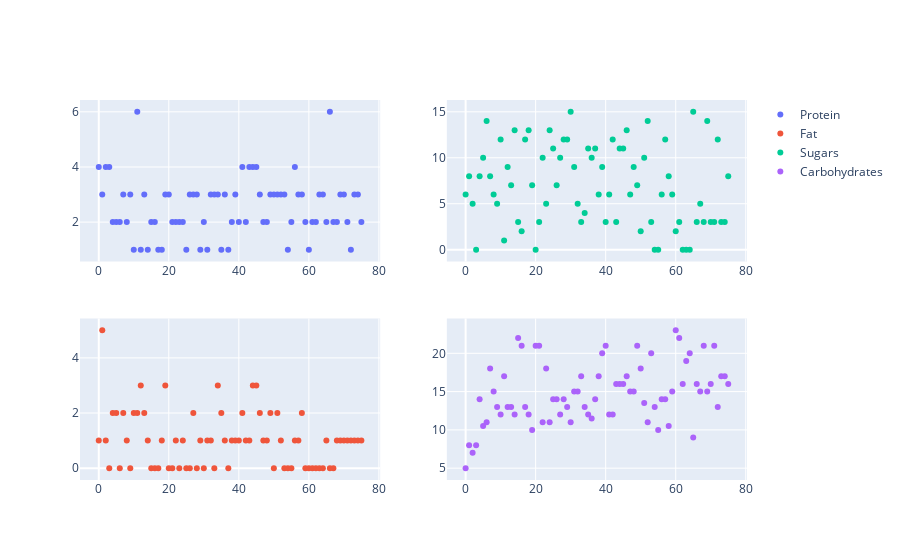

Notebook code for this chart:
### Markdown cell above
Visualization

### Code cell
fig = make_subplots(rows = 2, cols = 2)
fig.add_trace(go.Scatter(x = [i for i in range(len(df["protein"]))], y = df["protein"], mode = "markers", name = "Protein"), row = 1, col = 1)
fig.add_trace(go.Scatter(x = [i for i in range(len(df["fat"]))], y = df["fat"], mode = "markers", name = "Fat"), row = 2, col = 1)
fig.add_trace(go.Scatter(x = [i for i in range(len(df["sugars"]))], y = df["sugars"], mode = "markers", name = "Sugars"), row = 1, col = 2)
fig.add_trace(go.Scatter(x = [i for i in range(len(df["carbo"]))], y = df["carbo"], mode = "markers", name = "Carbohydrates"), row = 2, col = 2)
fig.show()

### Figure 1 — Plotly figure (JSON) as saved in the notebook; plotly's stock layout.template omitted (floating-point values rounded to 4 significant figures)
{"data": [{"mode": "markers", "name": "Protein", "type": "scatter", "x": [0, 1, 2, 3, 4, 5, 6, 7, 8, 9, 10, 11, 12, 13, 14, 15, 16, 17, 18, 19, 20, 21, 22, 23, 24, 25, 26, 27, 28, 29, 30, 31, 32, 33, 34, 35, 36, 37, 38, 39, 40, 41, 42, 43, 44, 45, 46, 47, 48, 49, 50, 51, 52, 53, 54, 55, 56, 57, 58, 59, 60, 61, 62, 63, 64, 65, 66, 67, 68, 69, 70, 71, 72, 73, 74, 75], "xaxis": "x", "y": [4, 3, 4, 4, 2, 2, 2, 3, 2, 3, 1, 6, 1, 3, 1, 2, 2, 1, 1, 3, 3, 2, 2, 2, 2, 1, 3, 3, 3, 1, 2, 1, 3, 3, 3, 1, 3, 1, 2, 3, 2, 4, 2, 4, 4, 4, 3, 2, 2, 3, 3, 3, 3, 3, 1, 2, 4, 3, 3, 2, 1, 2, 2, 3, 3, 2, 6, 2, 2, 3, 3, 2, 1, 3, 3, 2], "yaxis": "y"}, {"mode": "markers", "name": "Fat", "type": "scatter", "x": [0, 1, 2, 3, 4, 5, 6, 7, 8, 9, 10, 11, 12, 13, 14, 15, 16, 17, 18, 19, 20, 21, 22, 23, 24, 25, 26, 27, 28, 29, 30, 31, 32, 33, 34, 35, 36, 37, 38, 39, 40, 41, 42, 43, 44, 45, 46, 47, 48, 49, 50, 51, 52, 53, 54, 55, 56, 57, 58, 59, 60, 61, 62, 63, 64, 65, 66, 67, 68, 69, 70, 71, 72, 73, 74, 75], "xaxis": "x3", "y": [1, 5, 1, 0, 2, 2, 0, 2, 1, 0, 2, 2, 3, 2, 1, 0, 0, 0, 1, 3, 0, 0, 1, 0, 1, 0, 0, 2, 0, 1, 0, 1, 1, 0, 3, 2, 1, 0, 1, 1, 1, 2, 1, 1, 3, 3, 2, 1, 1, 2, 0, 2, 1, 0, 0, 0, 1, 1, 2, 0, 0, 0, 0, 0, 0, 1, 0, 0, 1, 1, 1, 1, 1, 1, 1, 1], "yaxis": "y3"}, {"mode": "markers", "name": "Sugars", "type": "scatter", "x": [0, 1, 2, 3, 4, 5, 6, 7, 8, 9, 10, 11, 12, 13, 14, 15, 16, 17, 18, 19, 20, 21, 22, 23, 24, 25, 26, 27, 28, 29, 30, 31, 32, 33, 34, 35, 36, 37, 38, 39, 40, 41, 42, 43, 44, 45, 46, 47, 48, 49, 50, 51, 52, 53, 54, 55, 56, 57, 58, 59, 60, 61, 62, 63, 64, 65, 66, 67, 68, 69, 70, 71, 72, 73, 74, 75], "xaxis": "x2", "y": [6, 8, 5, 0, 8, 10, 14, 8, 6, 5, 12, 1, 9, 7, 13, 3, 2, 12, 13, 7, 0, 3, 10, 5, 13, 11, 7, 10, 12, 12, 15, 9, 5, 3, 4, 11, 10, 11, 6, 9, 3, 6, 12, 3, 11, 11, 13, 6, 9, 7, 2, 10, 14, 3, 0, 0, 6, 12, 8, 6, 2, 3, 0, 0, 0, 15, 3, 5, 3, 14, 3, 3, 12, 3, 3, 8], "yaxis": "y2"}, {"mode": "markers", "name": "Carbohydrates", "type": "scatter", "x": [0, 1, 2, 3, 4, 5, 6, 7, 8, 9, 10, 11, 12, 13, 14, 15, 16, 17, 18, 19, 20, 21, 22, 23, 24, 25, 26, 27, 28, 29, 30, 31, 32, 33, 34, 35, 36, 37, 38, 39, 40, 41, 42, 43, 44, 45, 46, 47, 48, 49, 50, 51, 52, 53, 54, 55, 56, 57, 58, 59, 60, 61, 62, 63, 64, 65, 66, 67, 68, 69, 70, 71, 72, 73, 74, 75], "xaxis": "x4", "y": [5, 8, 7, 8, 14, 10.5, 11, 18, 15, 13, 12, 17, 13, 13, 12, 22, 21, 13, 12, 10, 21, 21, 11, 18, 11, 14, 14, 12, 14, 13, 11, 15, 15, 17, 13, 12, 11.5, 14, 17, 20, 21, 12, 12, 16, 16, 16, 17, 15, 15, 21, 18, 13.5, 11, 20, 13, 10, 14, 14, 10.5, 15, 23, 22, 16, 19, 20, 9, 16, 15, 21, 15, 16, 21, 13, 17, 17, 16], "yaxis": "y4"}], "layout": {"xaxis": {"anchor": "y", "domain": [0, 0.45]}, "xaxis2": {"anchor": "y2", "domain": [0.55, 1]}, "xaxis3": {"anchor": "y3", "domain": [0, 0.45]}, "xaxis4": {"anchor": "y4", "domain": [0.55, 1]}, "yaxis": {"anchor": "x", "domain": [0.575, 1]}, "yaxis2": {"anchor": "x2", "domain": [0.575, 1]}, "yaxis3": {"anchor": "x3", "domain": [0, 0.425]}, "yaxis4": {"anchor": "x4", "domain": [0, 0.425]}}}
